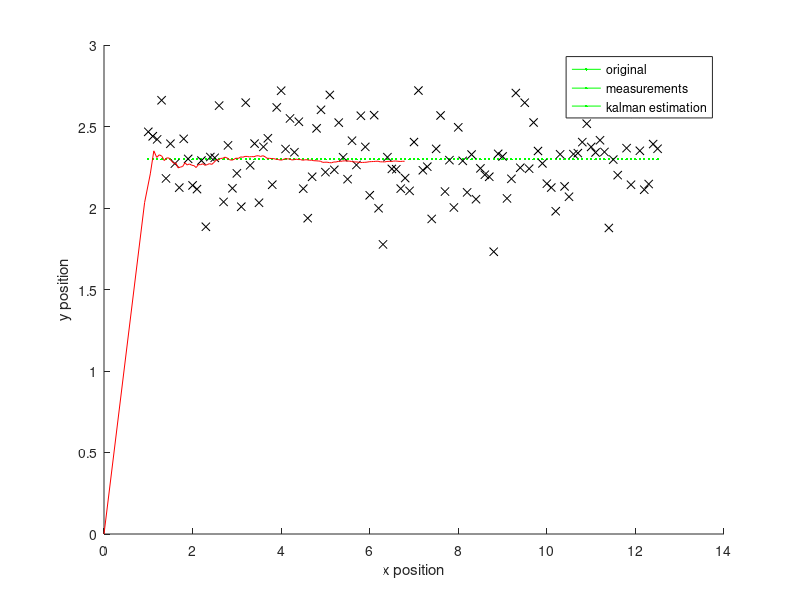

MATLAB code for this plot:
%tracking of mouse 2D-position
%inspired on https://www.cs.utexas.edu/~teammco/misc/kalman_filter/
f=@(x) 2.3; %sin(x);
x=1:0.1:4*pi;
y=f(x);
measureNoise=randn(1,length(x))*0.2; %rng('default'); %for stable random seed
yMeasured=f(x)+measureNoise;
stateHist=zeros(2,length(x));

%inicialization
A=[1 0; %x 
   0 1]; %y
C=[1 0; 
   0 1];
state=[0;0];  stateHist(:,1)=state; 
P=eye(2,2)*1; 
I=eye(2,2);
Q=[0 0;  
   0 0]*0.2; %Covariation Matrix for Action Uncertainty
R=eye(2,2)*0.2; %Covariation Matrix for Sensor Noise

%simulation
for i=2:length(x)
    %prediction
    predictedState=A*state; % xNew = Ax + B*u
    Pnew=A*P*A'+Q;
    %correction
    actOutMeasure=[x(i); yMeasured(i)];
    L=Pnew*C'*inv(C*Pnew*C'+R);
    predictedOut = C*predictedState; % y = C*x + D*u;
    state=predictedState+L*(actOutMeasure-predictedOut); 
    P=(I-L*C)*Pnew;
    
    stateHist(:,i)=state;
end

hold on;
plot(x, y, 'g');
plot(x, yMeasured, 'kx');
plot(stateHist(1,:), stateHist(2,:), 'r');
legend('original', 'measurements', 'kalman estimation');
ylabel('y position'), xlabel('x position');
